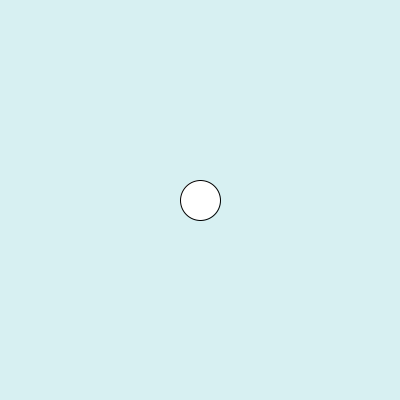
Frame 1 (no input)
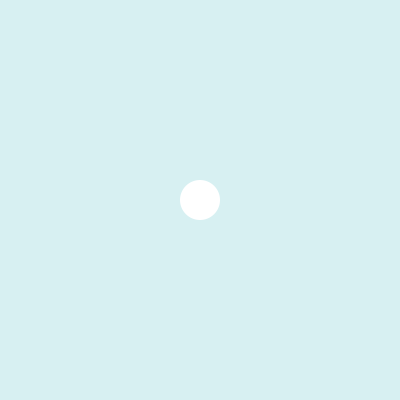
Frame 60 (the mouse pressed at the canvas centre just before this capture)
Frame 120 (the mouse held since frame 60 and released just before this capture): identical to frame 60, image omitted

The Processing sketch that drew these frames (run headless with seeded random() and noise(); from frame 60 on, the mouse is pressed at the canvas centre):

// Processing sketch: processing_75552
// ── processing_75552.pde

int d= 40;
float xPos= 200;
float yPos= 200;
float x= 200;
float y= 200;

int directionX = 1;
int directionY = 1;

float dis;

void setup () {
  size (400, 400);
  
}

void draw () {
  rect (200, 200, 200, 200);
  background (215, 240, 242);

// pallina
  ellipse (xPos, yPos, d, d);

  if (keyCode == RIGHT) {
    xPos= xPos+2;
  }
  if (keyCode == LEFT) {
    xPos= xPos-2;
  }
  if (keyCode == DOWN) {
    yPos= yPos+2;
  }
  if (keyCode == UP) {
    yPos= yPos-2;
  }

  if (xPos> 300) {
    noStroke ();
    fill (18, 130, 139);
    d= 400;
    
    }else if (yPos> 300){
  fill (120, 178, 183);
    d= 200;
    
  }else if (xPos< 150){
  fill (73, 177, 185);
    d= 20;
    
    }else if (yPos< 150){
  fill (4, 205, 222);
    d= 100;
  
     
  }else{
    noStroke ();
    fill (255);
    d=40;
  }
  
 


  
}
